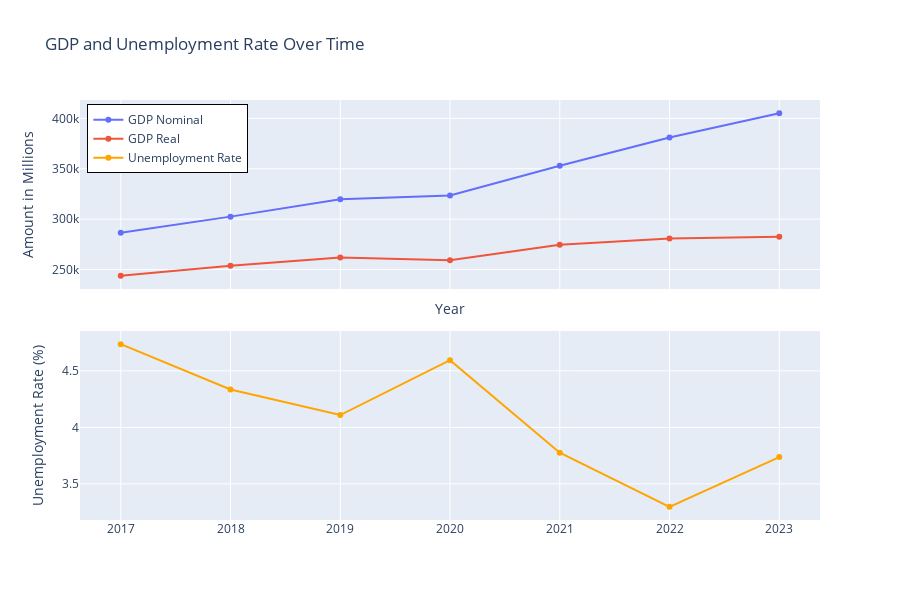

The notebook cell this image was saved under:
### Code cell
# Create traces for GDP comparison
trace1 = go.Scatter(x=df['date'], y=df['GDP Nominal (in millions)'], mode='lines+markers', name='GDP Nominal')
trace2 = go.Scatter(x=df['date'], y=df['GDP Real (in millions)'], mode='lines+markers', name='GDP Real')

# Create trace for unemployment rate
trace3 = go.Scatter(x=df['date'], y=df['unemployment rate'], mode='lines+markers', marker=dict(color='orange'), name='Unemployment Rate')

# Create subplots
fig = make_subplots(rows=2, cols=1, shared_xaxes=True, vertical_spacing=0.1)

# Add traces to subplots
fig.add_trace(trace1, row=1, col=1)
fig.add_trace(trace2, row=1, col=1)
fig.add_trace(trace3, row=2, col=1)

# Update layout
fig.update_layout(title='GDP and Unemployment Rate Over Time',
                  xaxis=dict(title='Year', tickangle=45),
                  yaxis=dict(title='Amount in Millions'),
                  yaxis2=dict(title='Unemployment Rate (%)'),
                  legend=dict(x=0.01, y=0.99, bordercolor='black', borderwidth=1),
                  height=600)

# Show plot
fig.show()

### Figure 1 — Plotly figure (JSON) as saved in the notebook; plotly's stock layout.template omitted (floating-point values rounded to 4 significant figures)
{"data": [{"mode": "lines+markers", "name": "GDP Nominal", "type": "scatter", "x": [2023, 2022, 2021, 2020, 2019, 2018, 2017], "xaxis": "x", "y": [405145, 381035, 353002, 323461, 319684, 302474, 286455], "yaxis": "y"}, {"mode": "lines+markers", "name": "GDP Real", "type": "scatter", "x": [2023, 2022, 2021, 2020, 2019, 2018, 2017], "xaxis": "x", "y": [282529, 280754, 274604, 259288, 261891, 253687, 243732], "yaxis": "y"}, {"marker": {"color": "orange"}, "mode": "lines+markers", "name": "Unemployment Rate", "type": "scatter", "x": [2023, 2022, 2021, 2020, 2019, 2018, 2017], "xaxis": "x2", "y": [3.737, 3.297, 3.776, 4.595, 4.109, 4.335, 4.736], "yaxis": "y2"}], "layout": {"height": 600, "legend": {"bordercolor": "black", "borderwidth": 1, "x": 0.01, "y": 0.99}, "title": {"text": "GDP and Unemployment Rate Over Time"}, "xaxis": {"anchor": "y", "domain": [0, 1], "matches": "x2", "showticklabels": false, "tickangle": 45, "title": {"text": "Year"}}, "xaxis2": {"anchor": "y2", "domain": [0, 1]}, "yaxis": {"anchor": "x", "domain": [0.55, 1], "title": {"text": "Amount in Millions"}}, "yaxis2": {"anchor": "x2", "domain": [0, 0.45], "title": {"text": "Unemployment Rate (%)"}}}}
